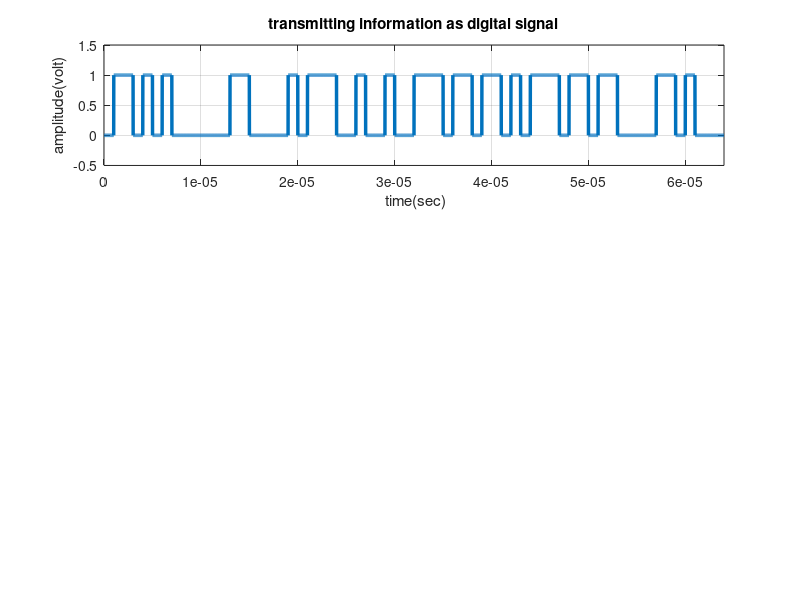

Source code (MATLAB): (Note: this script raises an error after producing the figure.)
%>>>>>>>>>>>>>>>>Matlab code for M ary-QAM modulation >>>>>>>>>>>>>>>>>%
clc;
clear all;
close all;
M=16; %M=input(' enter the value of M array for QAM modulation : ');
fprintf('\n\n\n'); % input checking loop
Ld=log2(M);
ds=ceil(Ld);
dif=ds-Ld;
if(dif~=0)
error('the value of M is only acceptable if log2(M)is an integer');
end
% binary Information Generation
nbit=64; %number of information bits
msg=round(rand(nbit,1)); % information generation as binary form
disp(' binary information at transmitter '); %binary information at transmitter
disp(msg);
fprintf('\n\n'); % representation of transmitting binary information as digital signal
x=msg;
bp=.000001; % bit period
bit=[];
for n=1:1:length(x)
if x(n)==1;
se=ones(1,100);
else x(n)==0;
se=zeros(1,100);
end
bit=[bit se];
end
t1=bp/100:bp/100:100*length(x)*(bp/100);
figure(1)
subplot(3,1,1);
plot(t1,bit,'lineWidth',2.5);grid on;
axis([ 0 bp*length(x) -.5 1.5]);
ylabel('amplitude(volt)');
xlabel(' time(sec)');
title('transmitting information as digital signal'); % binary information convert into symbolic
form for M-ary QAM modulation
M=M; % order of QAM modulation
msg_reshape=reshape(msg,log2(M),nbit/log2(M))';
disp(' information are reshaped for convert symbolic form');
disp(msg_reshape);
fprintf('\n\n');
size(msg_reshape);
for(j=1:1:nbit/log2(M))
for(i=1:1:log2(M))
a(j,i)=num2str(msg_reshape(j,i));
end
end
as=bin2dec(a);
ass=as';
figure(1)
subplot(3,1,2);
stem(ass,'Linewidth',2.0);
title('serial symbol for M-ary QAM modulation at transmitter');
xlabel('n(discrete time)');
ylabel(' magnitude');
disp('symbolic form information for M-ary QAM ');
disp(ass);
fprintf('\n\n'); % Mapping for M-ary QAM modulation
M=M; %order of QAM modulation
x1=[0:M-1];
p=qammod(ass,M) %constellation design for M-ary QAM according to symbol
sym=0:1:M-1; % considerable symbol of M-ary QAM, just for scatterplot
pp=qammod(sym,M); %constellation diagram for M-ary QAM
scatterplot(pp),grid on;
title('constellation diagram for M-ary QAM');
% M-ary QAM modulation
RR=real(p)
II=imag(p)
sp=bp*2; %symbol period for M-ary QAM
sr=1/sp; % symbol rate
f=sr*2;
t=sp/100:sp/100:sp;
ss=length(t);
m=[];
for(k=1:1:length(RR))
yr=RR(k)*cos(2*pi*f*t); % inphase or real component
yim=II(k)*sin(2*pi*f*t); % Quadrature or imaginary component
y=yr+yim;
m=[m y];
end
tt=sp/100:sp/100:sp*length(RR);
figure(1);
subplot(3,1,3);
plot(tt,m);
title('waveform for M-ary QAM modulation according to symbolic information');
xlabel('time(sec)');
ylabel('amplitude(volt)');
